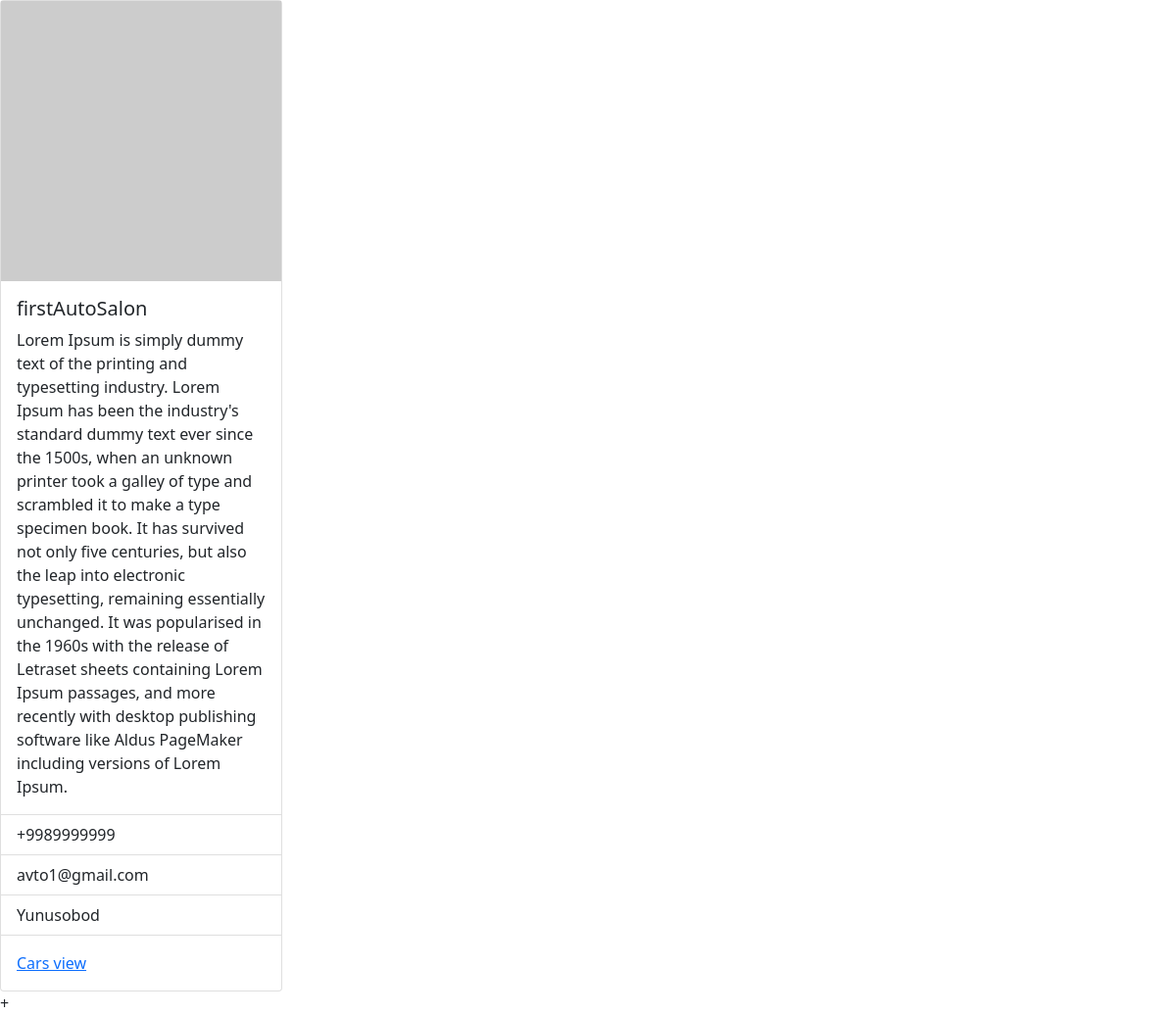
Screenshot of /detail_salon/1/ with the database file from the repository.
### avto/models.py (models this page shows, shortened)
class BaseClass(models.Model):
    created_ad = models.DateTimeField(auto_now_add=True)
    updated_ad = models.DateTimeField(auto_now=True)
    class Meta:
        abstract = True

class Autosalon(BaseClass):
    title = models.CharField(max_length=255)
    context = models.TextField()
    email = models.EmailField(max_length=255)
    phone = models.CharField(max_length=255)
    address = models.CharField(max_length=255)
    image = models.ImageField(upload_to='photos/%Y/%m/%d')

### avto/views.py (the view)
# urls.py: path('detail_salon/<int:pk>/', detail_salon, name='detail_salon'),
def detail_salon(request,pk):
    salon = get_object_or_404(Autosalon, pk=pk)
    context = {
        'salon': salon,
    }
    return render(request, 'detail_salon.html', context=context)

### avto/templates/detail_salon.html (shortened to what this page needs)
<!DOCTYPE html>
<html lang="en">
<head>
</head>
<body>
<div class="card" style="width: 18rem;">
                {% if item.image %}
                <img src="{{item.image.url}}" alt="" width="350" />
                {% else %}
                <img src="https://picsum.photos/200" alt="" />
                {% endif %}
  <div class="card-body">
    <h5 class="card-title">{{salon.title}}</h5>
    <p class="card-text">{{salon.context}}</p>
  </div>
  <ul class="list-group list-group-flush">
    <li class="list-group-item">{{salon.phone}}</li>
    <li class="list-group-item">{{salon.email}}</li>
    <li class="list-group-item">{{salon.address}}</li>
  </ul>
  <div class="card-body">
   <a href="{% url 'salon_cars' 1 salon.pk %}" class="card-link">Cars view</a>
  </div>
</div>
<link href="https://cdn.jsdelivr.net/npm/bootstrap@5.0.2/dist/css/bootstrap.min.css" rel="stylesheet">
<script src="https://cdn.jsdelivr.net/npm/bootstrap@5.0.2/dist/js/bootstrap.min.js"></script>+
</body>
</html>

### rows the page displays
Autosalon: title "firstAutoSalon", context "Lorem Ipsum is simply dummy text of the printing and typesetting industry. Lorem Ipsum has been the industry's standard dummy text ever since the 1500s, when an unknown printer took a galley of type and scrambled it to make a type specimen book. It has survived not only five centuries, but also the leap into electronic typesetting, remaining essentially unchanged. It was popularised in the 1960s with the release of Letraset sheets containing Lorem Ipsum passages, and more recently with desktop publishing software like Aldus PageMaker including versions of Lorem Ipsum.", phone "+9989999999", email "avto1@gmail.com", address "Yunusobod"
